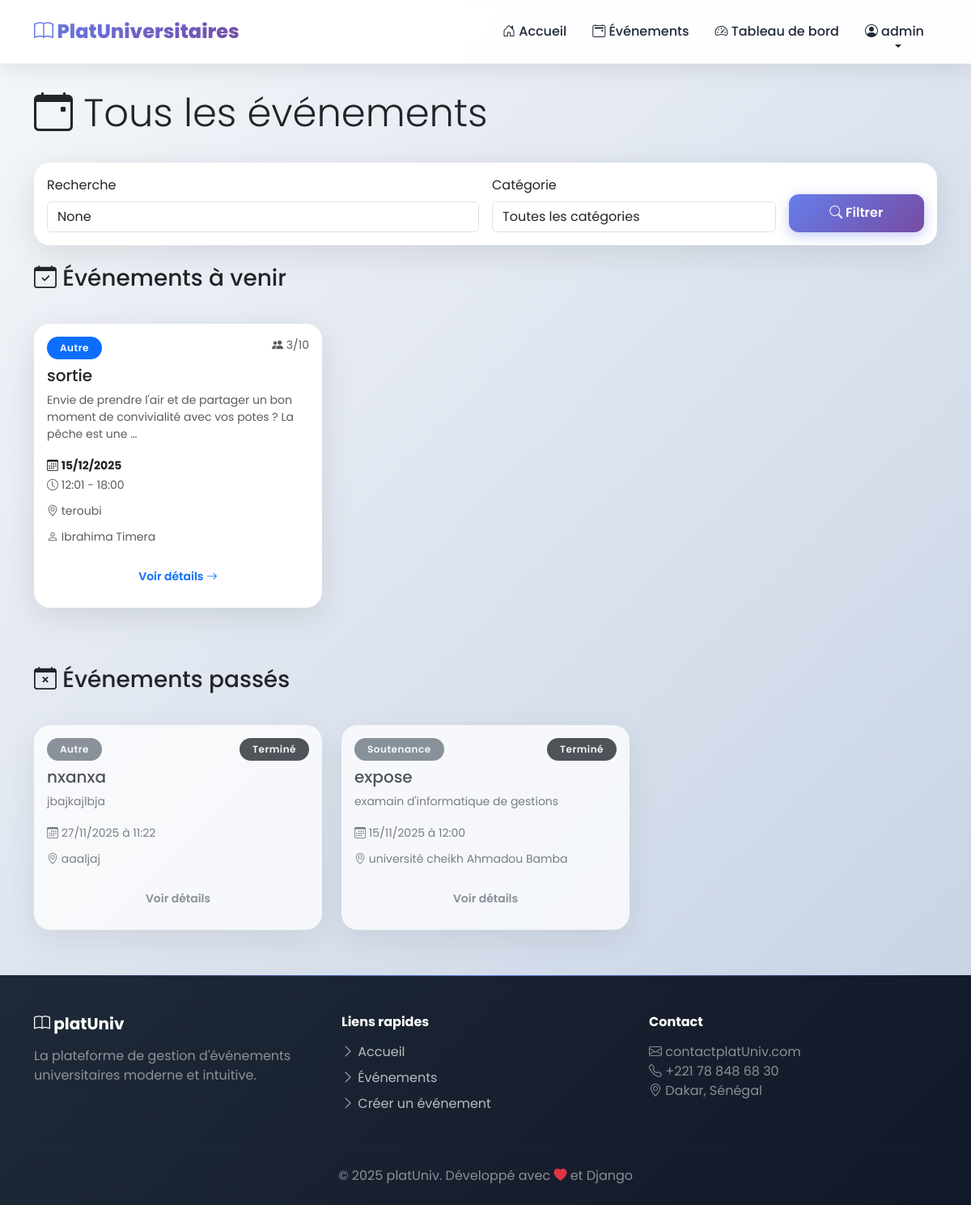
The app's page /evenements/ (signed in), older data.
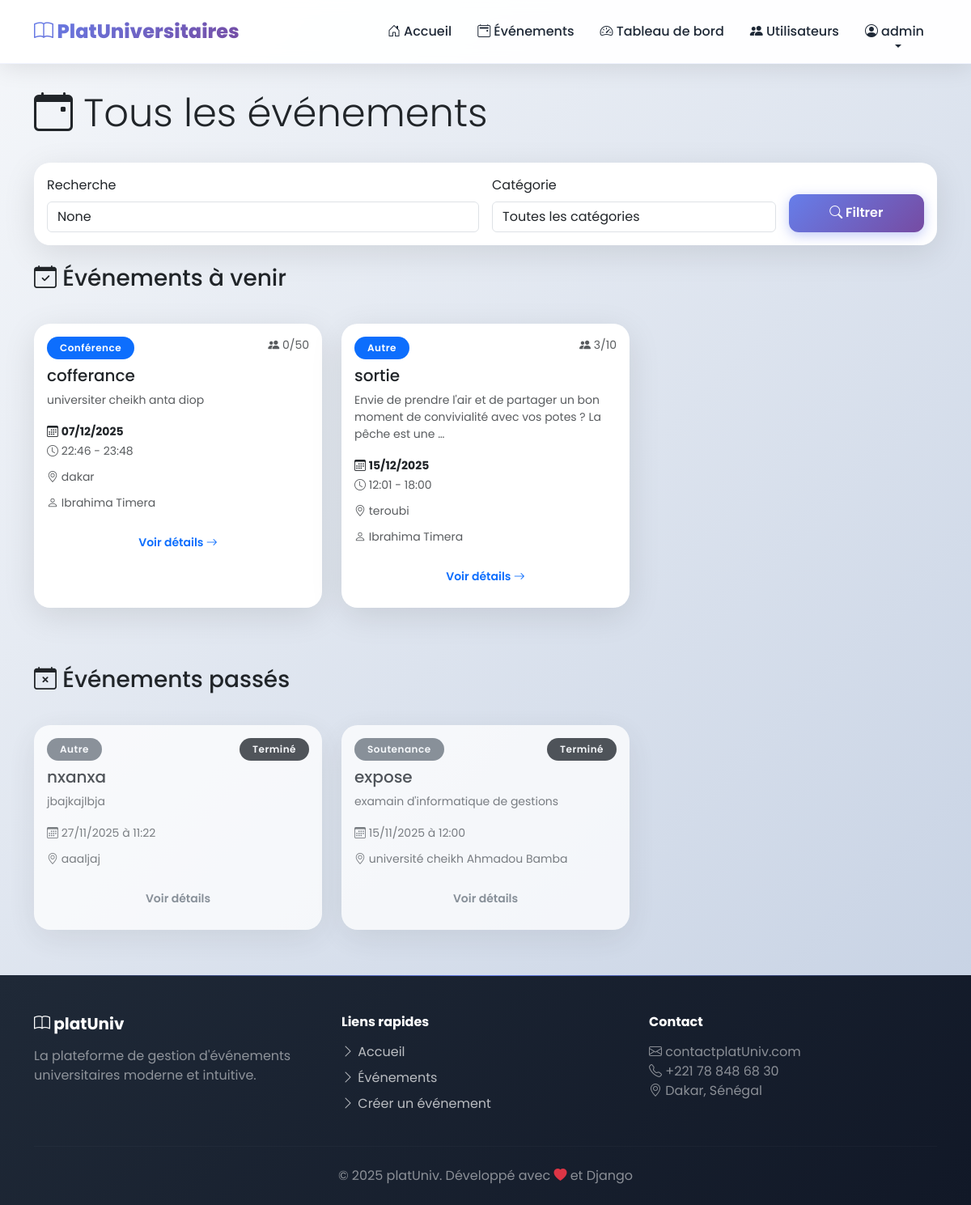
The same page, newer data.
### evenements/models.py (models this page shows, shortened)
class Utilisateur(AbstractUser):
    ROLE_CHOICES = [
        ('etudiant', 'Étudiant'),
        ('admin', 'Administrateur'),
    ]
    role = models.CharField(max_length=20, choices=ROLE_CHOICES, default='etudiant')
    departement = models.CharField(max_length=100, blank=True)
    telephone = models.CharField(max_length=20, blank=True)
    class Meta:
        verbose_name = 'Utilisateur'
        verbose_name_plural = 'Utilisateurs'
    def est_admin(self):
        return self.role == 'admin'

class Evenement(models.Model):
    CATEGORIE_CHOICES = [
        ('conference', 'Conférence'),
        ('soutenance', 'Soutenance'),
        ('atelier', 'Atelier'),
        ('culturel', 'Activité Culturelle'),
        ('autre', 'Autre'),
    ]
    STATUT_CHOICES = [
        ('en_attente', 'En attente de validation'),
        ('valide', 'Validé'),
        ('refuse', 'Refusé'),
        ('annule', 'Annulé'),
    ]
    titre = models.CharField(max_length=200)
    description = models.TextField()
    date_debut = models.DateTimeField()
    date_fin = models.DateTimeField()
    lieu = models.CharField(max_length=200)
    categorie = models.CharField(max_length=20, choices=CATEGORIE_CHOICES)
    capacite_max = models.IntegerField(default=50, help_text="Nombre maximum de participants")
    organisateur = models.ForeignKey(Utilisateur, on_delete=models.CASCADE, related_name='evenements_organises')
    statut = models.CharField(max_length=20, choices=STATUT_CHOICES, default='en_attente')
    date_creation = models.DateTimeField(auto_now_add=True)
    date_modification = models.DateTimeField(auto_now=True)
    class Meta:
        verbose_name = 'Événement'
        verbose_name_plural = 'Événements'
        ordering = ['date_debut']
    def est_complet(self):
        return self.inscriptions.filter(statut='confirmee').count() >= self.capacite_max
    def nombre_inscrits(self):
        return self.inscriptions.filter(statut='confirmee').count()

### evenements/views.py (the view)
# urls.py: path('evenements/', views.liste_evenements, name='liste_evenements'),
@login_required
def liste_evenements(request):
    evenements = Evenement.objects.filter(statut='valide')
    categorie = request.GET.get('categorie')
    recherche = request.GET.get('recherche')
    if categorie:
        evenements = evenements.filter(categorie=categorie)
    if recherche:
        evenements = evenements.filter(
            Q(titre__icontains=recherche) |
            Q(description__icontains=recherche) |
            Q(lieu__icontains=recherche)
        )
    maintenant = timezone.now()
    evenements_a_venir = evenements.filter(date_debut__gte=maintenant).order_by('date_debut')
    evenements_passes = evenements.filter(date_debut__lt=maintenant).order_by('-date_debut')
    context = {
        'evenements_a_venir': evenements_a_venir,
        'evenements_passes': evenements_passes,
        'categories': Evenement.CATEGORIE_CHOICES,
        'categorie_selectionnee': categorie,
        'recherche': recherche,
    }
    return render(request, 'evenements/liste_evenements.html', context)

### evenements/templates/evenements/liste_evenements.html (shortened to what this page needs)
{% extends 'evenements/base.html' %}
{% block content %}
<div class="container">
    <div class="row mb-4">
        <div class="col-12">
            <h1 class="display-5">
                <i class="bi bi-calendar-event"></i> Tous les événements
            </h1>
        </div>
    </div>
    <div class="row mb-4">
        <div class="col-12">
            <div class="card">
                <div class="card-body">
                    <form method="get" class="row g-3">
                        <div class="col-md-6">
                            <label for="recherche" class="form-label">Recherche</label>
                            <input type="text" class="form-control" id="recherche" name="recherche"
                                   placeholder="Titre, description, lieu..." value="{{ recherche }}">
                        </div>
                        <div class="col-md-4">
                            <label for="categorie" class="form-label">Catégorie</label>
                            <select class="form-control" id="categorie" name="categorie">
                                <option value="">Toutes les catégories</option>
                            </select>
                        </div>
                        <div class="col-md-2 d-flex align-items-end">
                            <button type="submit" class="btn btn-primary w-100">
                                <i class="bi bi-search"></i> Filtrer
                            </button>
                        </div>
                    </form>
                </div>
            </div>
        </div>
    </div>
    {% if evenements_a_venir %}
        <div class="row mb-4">
            <div class="col-12">
                <h3 class="mb-3">
                    <i class="bi bi-calendar-check"></i> Événements à venir
                </h3>
            </div>
        </div>
        <div class="row">
            {% for evenement in evenements_a_venir %}
                <div class="col-md-6 col-lg-4 mb-4">
                    <div class="card event-card h-100">
                        <div class="card-body">
                            <div class="d-flex justify-content-between align-items-start mb-2">
                                <span class="badge bg-primary">{{ evenement.get_categorie_display }}</span>
                                <small class="text-muted">
                                    <i class="bi bi-people-fill"></i>
                                    {{ evenement.nombre_inscrits }}/{{ evenement.capacite_max }}
                                </small>
                            </div>
                            <h5 class="card-title">{{ evenement.titre }}</h5>
                            <p class="card-text text-muted small">
                                {{ evenement.description|truncatewords:20 }}
                            </p>
                            <div class="mb-2">
                                <small>
                                    <i class="bi bi-calendar3"></i>
                                    <strong>{{ evenement.date_debut|date:"d/m/Y" }}</strong>
                                </small>
                                <br>
                                <small class="text-muted">
                                    <i class="bi bi-clock"></i>
                                    {{ evenement.date_debut|date:"H:i" }} - {{ evenement.date_fin|date:"H:i" }}
                                </small>
                            </div>
                            <div class="mb-2">
                                <small class="text-muted">
                                    <i class="bi bi-geo-alt"></i>
                                    {{ evenement.lieu }}
                                </small>
                            </div>
                            <div class="mb-3">
                                <small class="text-muted">
                                    <i class="bi bi-person"></i>
                                    {{ evenement.organisateur.get_full_name }}
                                </small>
                            </div>
                            <a href="{% url 'detail_evenement' evenement.pk %}" class="btn btn-outline-primary btn-sm w-100">
                                Voir détails <i class="bi bi-arrow-right"></i>
                            </a>
                        </div>
                    </div>
                </div>
            {% endfor %}
        </div>
    {% else %}
        <div class="alert alert-info">
            <i class="bi bi-info-circle"></i> Aucun événement à venir ne correspond à vos critères.
        </div>
    {% endif %}
    {% if evenements_passes %}
        <div class="row mt-5 mb-4">
            <div class="col-12">
                <h3 class="mb-3">
                    <i class="bi bi-calendar-x"></i> Événements passés
                </h3>
            </div>
        </div>
        <div class="row">
            {% for evenement in evenements_passes %}
                <div class="col-md-6 col-lg-4 mb-4">
                    <div class="card event-card h-100 opacity-75">
                        <div class="card-body">
                            <div class="d-flex justify-content-between align-items-start mb-2">
                                <span class="badge bg-secondary">{{ evenement.get_categorie_display }}</span>
                                <span class="badge bg-dark">Terminé</span>
                            </div>
                            <h5 class="card-title">{{ evenement.titre }}</h5>
                            <p class="card-text text-muted small">
                                {{ evenement.description|truncatewords:15 }}
                            </p>
                            <div class="mb-2">
                                <small class="text-muted">
                                    <i class="bi bi-calendar3"></i>
                                    {{ evenement.date_debut|date:"d/m/Y à H:i" }}
                                </small>
                            </div>
                            <div class="mb-3">
                                <small class="text-muted">
                                    <i class="bi bi-geo-alt"></i>
                                    {{ evenement.lieu }}
                                </small>
                            </div>
                            <a href="{% url 'detail_evenement' evenement.pk %}" class="btn btn-outline-secondary btn-sm w-100">
                                Voir détails
                            </a>
                        </div>
                    </div>
                </div>
            {% endfor %}
        </div>
    {% endif %}
</div>
{% endblock %}

### evenements/templates/evenements/base.html (shortened to what this page needs)
<!DOCTYPE html>
<html lang="fr">
<head>
    <link href="https://cdn.jsdelivr.net/npm/bootstrap@5.3.0/dist/css/bootstrap.min.css" rel="stylesheet">
    <link rel="stylesheet" href="https://cdn.jsdelivr.net/npm/bootstrap-icons@1.10.0/font/bootstrap-icons.css">
</head>
<body>
    <nav class="navbar navbar-expand-lg sticky-top" id="mainNav">
        <div class="container">
            <a class="navbar-brand" href="{% url 'accueil' %}">
                <i class="bi bi-book"></i> PlatUniversitaires
            </a>
            <div class="collapse navbar-collapse" id="navbarNav">
                <ul class="navbar-nav ms-auto align-items-center">
                    <li class="nav-item">
                        <a class="nav-link" href="{% url 'accueil' %}">
                            <i class="bi bi-house-door"></i> Accueil
                        </a>
                    </li>
                    {% if user.is_authenticated %}
                        <li class="nav-item">
                            <a class="nav-link" href="{% url 'liste_evenements' %}">
                                <i class="bi bi-calendar2-event"></i> Événements
                            </a>
                        </li>
                        <li class="nav-item">
                            <a class="nav-link" href="{% url 'tableau_bord' %}">
                                <i class="bi bi-speedometer2"></i> Tableau de bord
                            </a>
                        </li>
                        {% if user.est_admin %}
                            <li class="nav-item">
                                <a class="nav-link" href="{% url 'gestion_utilisateurs' %}">
                                    <i class="bi bi-people-fill"></i> Utilisateurs
                                </a>
                            </li>
                        {% endif %}
                        <li class="nav-item dropdown">
                            <a class="nav-link dropdown-toggle" href="#" role="button" data-bs-toggle="dropdown">
                                <i class="bi bi-person-circle"></i> {{ user.first_name|default:user.username }}
                            </a>
                        </li>
                    {% endif %}
                </ul>
            </div>
        </div>
    </nav>
    <main class="fade-in">
        {% block content %}{% endblock %}
    </main>
    <footer>
        <div class="container">
            <div class="row">
                <div class="col-lg-4 mb-4 mb-lg-0">
                    <h5 class="fw-bold mb-3">
                        <i class="bi bi-book"></i> platUniv
                    </h5>
                    <p class="text-white-50">
                        La plateforme de gestion d'événements universitaires moderne et intuitive.
                    </p>
                </div>
                <div class="col-lg-4 mb-4 mb-lg-0">
                    <h6 class="fw-bold mb-3">Liens rapides</h6>
                    <ul class="list-unstyled footer-links">
                        <li class="mb-2">
                            <a href="{% url 'accueil' %}">
                                <i class="bi bi-chevron-right"></i> Accueil
                            </a>
                        </li>
                        <li class="mb-2">
                            <a href="{% url 'liste_evenements' %}">
                                <i class="bi bi-chevron-right"></i> Événements
                            </a>
                        </li>
                        {% if user.is_authenticated %}
                        <li class="mb-2">
                            <a href="{% url 'creer_evenement' %}">
                                <i class="bi bi-chevron-right"></i> Créer un événement
                            </a>
                        </li>
                        {% endif %}
                    </ul>
                </div>
                <div class="col-lg-4">
                    <h6 class="fw-bold mb-3">Contact</h6>
                    <p class="text-white-50">
                        <i class="bi bi-envelope"></i> contactplatUniv.com<br>
                        <i class="bi bi-telephone"></i> +221 78 848 68 30<br>
                        <i class="bi bi-geo-alt"></i> Dakar, Sénégal
                    </p>
                </div>
            </div>
            <hr class="my-4" style="border-color: rgba(255,255,255,0.1);">
            <div class="text-center text-white-50">
                <p class="mb-0">© 2025 platUniv. Développé avec <i class="bi bi-heart-fill text-danger"></i> et Django</p>
            </div>
        </div>
    </footer>
</body>
</html>

Row changes from the older to the newer data that the page shows:
changed Utilisateur "admin": role "etudiant" → "admin" (drawn)
added Evenement: categorie "Conférence", nombre_inscrits "0", capacite_max "50", titre "cofferance", description "universiter cheikh anta diop", date_debut "07/12/2025", date_debut "22:46", date_fin "23:48", lieu "dakar", organisateur.get_full_name "Ibrahima Timera", shown under "Événements à venir"
Text that changed along with them:
text now shown: "Utilisateurs"
